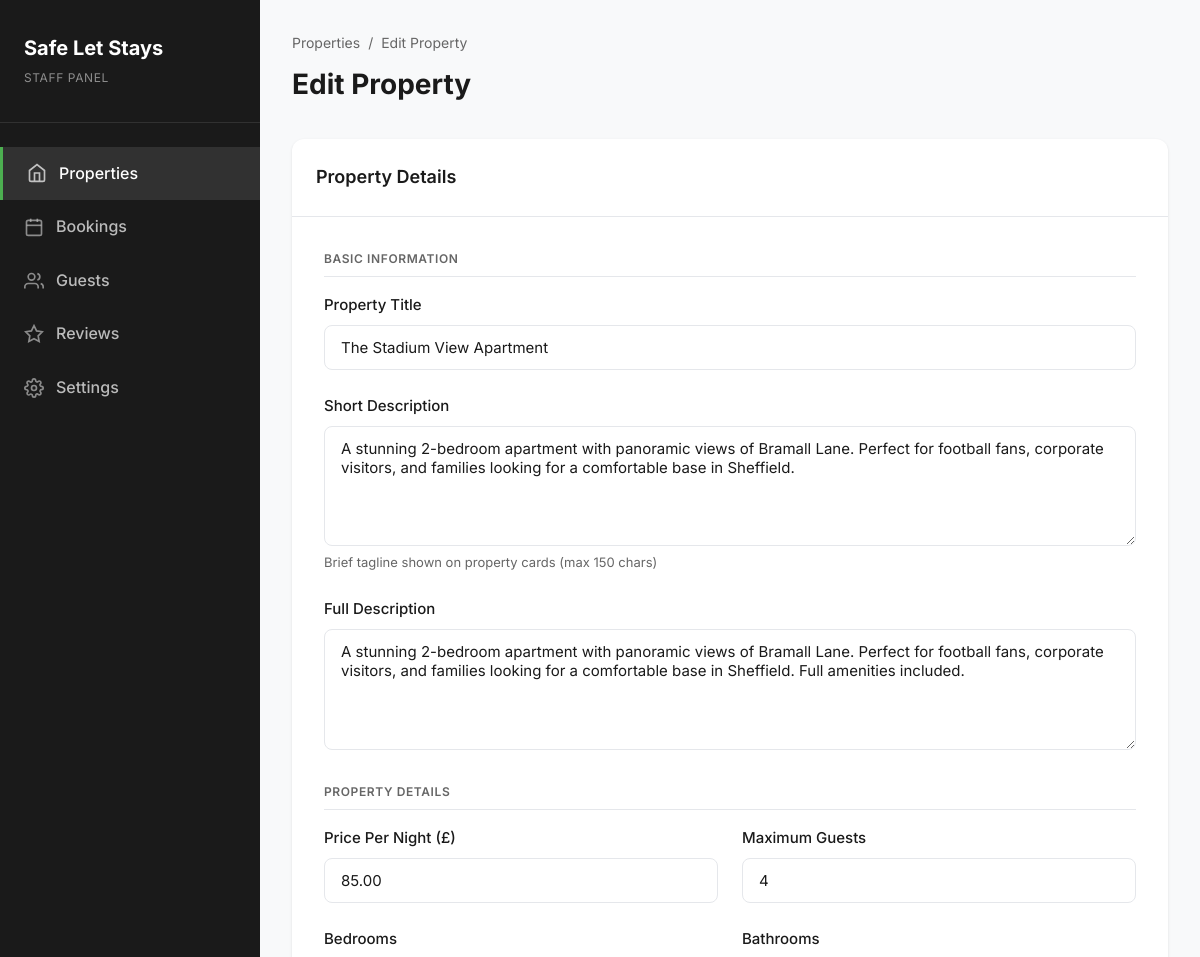
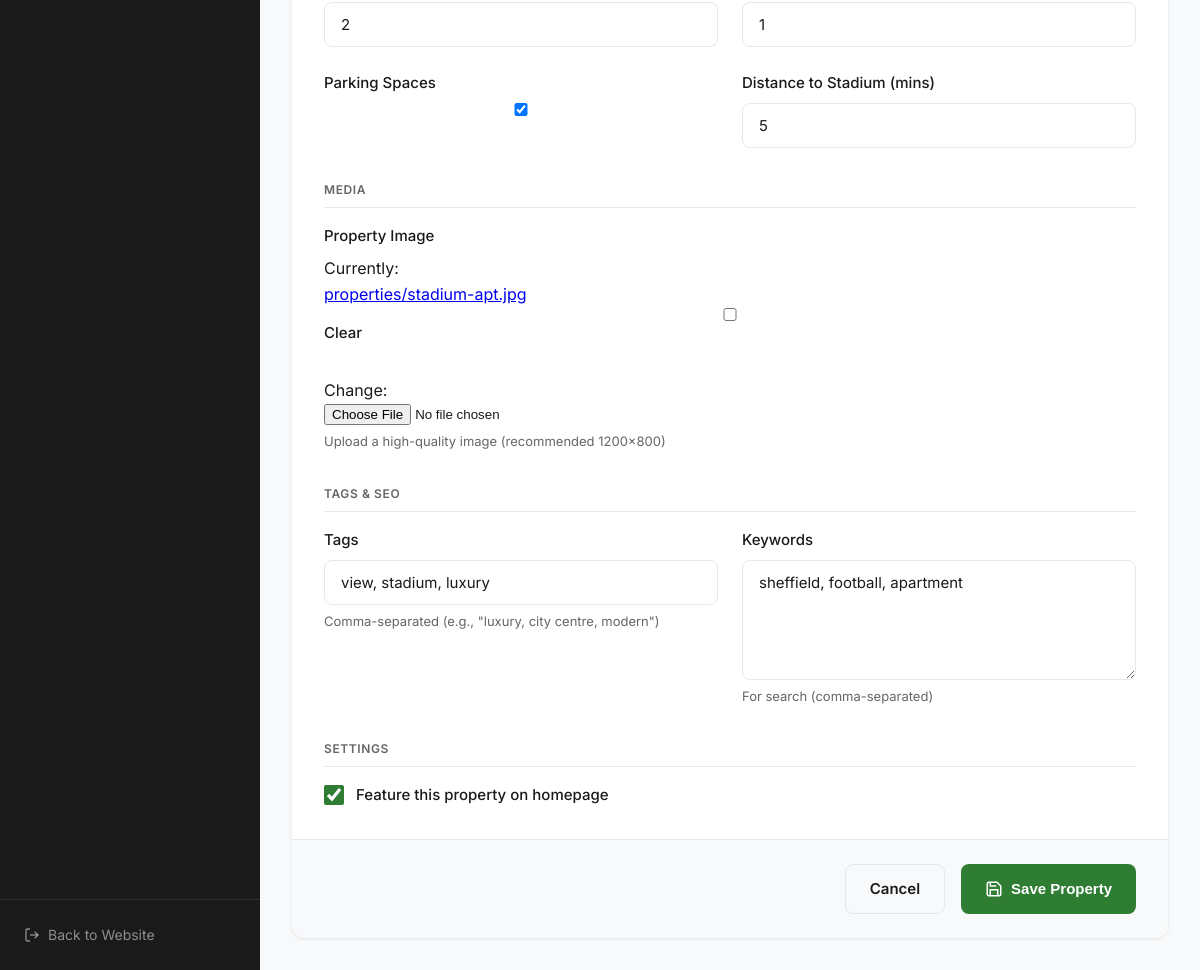
The app's page /staff/edit/1/ with its own data (2 pictures, top to bottom).
### yourapp/models.py (models this page shows, shortened)
class Property(models.Model):
    title = models.CharField(max_length=200)
    slug = models.SlugField(unique=True, blank=True)
    short_description = models.TextField(help_text="Displayed on cards")
    description = models.TextField(help_text="Full description for the property page")
    image = models.ImageField(upload_to='properties/', blank=True, null=True)
    price_from = models.DecimalField(max_digits=10, decimal_places=2)
    beds = models.IntegerField()
    baths = models.IntegerField()
    capacity = models.IntegerField(help_text="Maximum number of guests")
    parking = models.BooleanField(default=False)
    distance_to_stadium_mins = models.IntegerField(help_text="Minutes to stadium", default=0)
    tags = models.CharField(max_length=500, blank=True, help_text="Comma separated tags")
    keywords = models.TextField(blank=True, help_text="Keywords for search optimization")
    is_featured = models.BooleanField(default=False)
    created_at = models.DateTimeField(auto_now_add=True)
    updated_at = models.DateTimeField(auto_now=True)
    class Meta:
        verbose_name_plural = "Properties"

### yourapp/views.py (the view)
# urls.py: path('staff/edit/<int:pk>/', views.edit_property_view, name='edit_property'),
def edit_property_view(request, pk):
    property_obj = get_object_or_404(Property, pk=pk)
    if request.method == 'POST':
        form = PropertyForm(request.POST, request.FILES, instance=property_obj)
        if form.is_valid():
            form.save()
            return redirect('staff_panel')
    else:
        form = PropertyForm(instance=property_obj)
    return render(request, 'staff/property_form.html', {'form': form, 'title': 'Edit Property'})

### yourapp/forms.py
class PropertyForm(forms.ModelForm):
    class Meta:
        model = Property
        fields = [
            'title', 'short_description', 'description', 'image',
            'price_from', 'beds', 'baths', 'capacity', 'parking',
            'distance_to_stadium_mins', 'tags', 'keywords', 'is_featured'
        ]
        widgets = {
            'title': forms.TextInput(attrs={'class': 'form-control'}),
            'short_description': forms.Textarea(attrs={'class': 'form-control', 'rows': 3}),
            'description': forms.Textarea(attrs={'class': 'form-control', 'rows': 5}),
            'price_from': forms.NumberInput(attrs={'class': 'form-control'}),
            'beds': forms.NumberInput(attrs={'class': 'form-control'}),
            'baths': forms.NumberInput(attrs={'class': 'form-control'}),
            'capacity': forms.NumberInput(attrs={'class': 'form-control'}),
            'distance_to_stadium_mins': forms.NumberInput(attrs={'class': 'form-control'}),
            'tags': forms.TextInput(attrs={'class': 'form-control', 'placeholder': 'e.g. wifi, city-centre, luxury'}),
            'keywords': forms.Textarea(attrs={'class': 'form-control', 'rows': 2}),
        }

### templates/staff/property_form.html (shortened to what this page needs)
{% load static %}
<!DOCTYPE html>
<html lang="en">
<head>
</head>
<body>
    <aside class="sidebar">
        <div class="sidebar__logo">
            <h2>Safe Let Stays</h2>
            <span>Staff Panel</span>
        </div>
        <ul class="sidebar__nav">
            <li>
                <a href="{% url 'staff_panel' %}" class="active">
                    <svg viewBox="0 0 24 24" fill="none" stroke="currentColor" stroke-width="2"><path d="M3 9l9-7 9 7v11a2 2 0 0 1-2 2H5a2 2 0 0 1-2-2z"/><polyline points="9 22 9 12 15 12 15 22"/></svg>
                    <span>Properties</span>
                </a>
            </li>
            <li>
                <a href="#">
                    <svg viewBox="0 0 24 24" fill="none" stroke="currentColor" stroke-width="2"><rect x="3" y="4" width="18" height="18" rx="2" ry="2"/><line x1="16" y1="2" x2="16" y2="6"/><line x1="8" y1="2" x2="8" y2="6"/><line x1="3" y1="10" x2="21" y2="10"/></svg>
                    <span>Bookings</span>
                </a>
            </li>
            <li>
                <a href="#">
                    <svg viewBox="0 0 24 24" fill="none" stroke="currentColor" stroke-width="2"><path d="M17 21v-2a4 4 0 0 0-4-4H5a4 4 0 0 0-4 4v2"/><circle cx="9" cy="7" r="4"/><path d="M23 21v-2a4 4 0 0 0-3-3.87"/><path d="M16 3.13a4 4 0 0 1 0 7.75"/></svg>
                    <span>Guests</span>
                </a>
            </li>
            <li>
                <a href="#">
                    <svg viewBox="0 0 24 24" fill="none" stroke="currentColor" stroke-width="2"><polygon points="12 2 15.09 8.26 22 9.27 17 14.14 18.18 21.02 12 17.77 5.82 21.02 7 14.14 2 9.27 8.91 8.26 12 2"/></svg>
                    <span>Reviews</span>
                </a>
            </li>
            <li>
                <a href="#">
                    <span>Settings</span>
                </a>
            </li>
        </ul>
        <div class="sidebar__footer">
            <a href="/">
                <svg width="16" height="16" viewBox="0 0 24 24" fill="none" stroke="currentColor" stroke-width="2"><path d="M9 21H5a2 2 0 0 1-2-2V5a2 2 0 0 1 2-2h4"/><polyline points="16 17 21 12 16 7"/><line x1="21" y1="12" x2="9" y2="12"/></svg>
                <span>Back to Website</span>
            </a>
        </div>
    </aside>
    <main class="main-content">
        <div class="page-header">
            <div>
                <div class="breadcrumb">
                    <a href="{% url 'staff_panel' %}">Properties</a>
                    <span>/</span>
                    <span>{{ title }}</span>
                </div>
                <h1>{{ title }}</h1>
            </div>
        </div>
        <div class="form-card">
            <div class="form-card__header">
                <h2>Property Details</h2>
            </div>
            <form method="post" enctype="multipart/form-data">
                <div class="form-card__body">
                    <div class="form-section">
                        <div class="form-section__title">Basic Information</div>
                        <div class="form-grid">
                            <div class="form-group form-grid--full">
                                <label for="{{ form.title.id_for_label }}">Property Title</label>
                                {{ form.title }}
                            </div>
                            <div class="form-group form-grid--full">
                                <label for="{{ form.short_description.id_for_label }}">Short Description</label>
                                {{ form.short_description }}
                                <div class="help-text">Brief tagline shown on property cards (max 150 chars)</div>
                            </div>
                            <div class="form-group form-grid--full">
                                <label for="{{ form.description.id_for_label }}">Full Description</label>
                                {{ form.description }}
                            </div>
                        </div>
                    </div>
                    <div class="form-section">
                        <div class="form-section__title">Property Details</div>
                        <div class="form-grid">
                            <div class="form-group">
                                <label for="{{ form.price_from.id_for_label }}">Price Per Night (£)</label>
                                {{ form.price_from }}
                            </div>
                            <div class="form-group">
                                <label for="{{ form.capacity.id_for_label }}">Maximum Guests</label>
                                {{ form.capacity }}
                            </div>
                            <div class="form-group">
                                <label for="{{ form.beds.id_for_label }}">Bedrooms</label>
                                {{ form.beds }}
                            </div>
                            <div class="form-group">
                                <label for="{{ form.baths.id_for_label }}">Bathrooms</label>
                                {{ form.baths }}
                            </div>
                            <div class="form-group">
                                <label for="{{ form.parking.id_for_label }}">Parking Spaces</label>
                                {{ form.parking }}
                            </div>
                            <div class="form-group">
                                <label for="{{ form.distance_to_stadium_mins.id_for_label }}">Distance to Stadium (mins)</label>
                                {{ form.distance_to_stadium_mins }}
                            </div>
                        </div>
                    </div>
                    <div class="form-section">
                        <div class="form-section__title">Media</div>
                        <div class="form-grid">
                            <div class="form-group form-grid--full">
                                <label for="{{ form.image.id_for_label }}">Property Image</label>
                                {{ form.image }}
                                <div class="help-text">Upload a high-quality image (recommended 1200x800)</div>
                            </div>
                        </div>
                    </div>
                    <div class="form-section">
                        <div class="form-section__title">Tags & SEO</div>
                        <div class="form-grid">
                            <div class="form-group">
                                <label for="{{ form.tags.id_for_label }}">Tags</label>
                                {{ form.tags }}
                                <div class="help-text">Comma-separated (e.g., "luxury, city centre, modern")</div>
                            </div>
                            <div class="form-group">
                                <label for="{{ form.keywords.id_for_label }}">Keywords</label>
                                {{ form.keywords }}
                                <div class="help-text">For search (comma-separated)</div>
                            </div>
                        </div>
                    </div>
                    <div class="form-section" style="margin-bottom: 0;">
                        <div class="form-section__title">Settings</div>
                        <div class="form-group form-group--checkbox">
                            {{ form.is_featured }}
                            <label for="{{ form.is_featured.id_for_label }}">Feature this property on homepage</label>
                        </div>
                    </div>
                </div>
                <div class="form-card__footer">
                    <a href="{% url 'staff_panel' %}" class="btn btn--outline">Cancel</a>
                    <button type="submit" class="btn btn--primary">
                        <svg width="18" height="18" viewBox="0 0 24 24" fill="none" stroke="currentColor" stroke-width="2"><path d="M19 21H5a2 2 0 0 1-2-2V5a2 2 0 0 1 2-2h11l5 5v11a2 2 0 0 1-2 2z"/><polyline points="17 21 17 13 7 13 7 21"/><polyline points="7 3 7 8 15 8"/></svg>
                        Save Property
                    </button>
                </div>
            </form>
        </div>
    </main>
</body>
</html>

### templates/staff/property_form.html (style rules this page uses)
:root { --primary: #2E7D32; --primary-dark: #1B5E20; --primary-light: #4CAF50; --danger: #dc3545; --text-main: #1a1a1a; --text-light: #666; --bg-light: #f8f9fa; --border: #e5e7eb; --white: #ffffff; }
* { box-sizing: border-box; margin: 0; padding: 0; }
body { font-family: 'Inter', -apple-system, BlinkMacSystemFont, sans-serif; background: var(--bg-light); color: var(--text-main); line-height: 1.6; min-height: 100vh; }
.sidebar { position: fixed; left: 0; top: 0; bottom: 0; width: 260px; background: var(--text-main); color: var(--white); padding: 2rem 0; overflow-y: auto; }
.sidebar__logo { padding: 0 1.5rem 2rem; border-bottom: 1px solid rgba(255,255,255,0.1); margin-bottom: 1.5rem; }
.sidebar__logo h2 { font-size: 1.25rem; font-weight: 700; color: var(--white); }
.sidebar__logo span { font-size: 0.75rem; color: rgba(255,255,255,0.5); text-transform: uppercase; letter-spacing: 0.05em; }
.sidebar__nav { list-style: none; }
.sidebar__nav li a { display: flex; align-items: center; gap: 0.75rem; padding: 0.875rem 1.5rem; color: rgba(255,255,255,0.7); text-decoration: none; font-weight: 500; transition: all 0.2s; }
.sidebar__nav li a:hover, .sidebar__nav li a.active { background: rgba(255,255,255,0.1); color: var(--white); }
.sidebar__nav li a.active { border-left: 3px solid var(--primary-light); }
.sidebar__nav li a svg { width: 20px; height: 20px; opacity: 0.7; }
.sidebar__footer { position: absolute; bottom: 0; left: 0; right: 0; padding: 1.5rem; border-top: 1px solid rgba(255,255,255,0.1); }
.sidebar__footer a { display: flex; align-items: center; gap: 0.5rem; color: rgba(255,255,255,0.5); text-decoration: none; font-size: 0.875rem; }
.main-content { margin-left: 260px; padding: 2rem; min-height: 100vh; }
.page-header { display: flex; justify-content: space-between; align-items: center; margin-bottom: 2rem; }
.page-header h1 { font-size: 1.75rem; font-weight: 700; color: var(--text-main); }
.breadcrumb { display: flex; align-items: center; gap: 0.5rem; margin-bottom: 0.5rem; font-size: 0.875rem; }
.breadcrumb a { color: var(--text-light); text-decoration: none; }
.breadcrumb span { color: var(--text-light); }
.btn { display: inline-flex; align-items: center; gap: 0.5rem; padding: 0.75rem 1.5rem; border-radius: 8px; font-weight: 600; font-size: 0.9375rem; text-decoration: none; cursor: pointer; border: none; transition: all 0.2s; }
.btn--primary { background: var(--primary); color: var(--white); }
.btn--outline { background: transparent; border: 1px solid var(--border); color: var(--text-main); }
.form-card { background: var(--white); border-radius: 12px; box-shadow: 0 1px 3px rgba(0,0,0,0.1); overflow: hidden; max-width: 900px; }
.form-card__header { padding: 1.5rem; border-bottom: 1px solid var(--border); }
.form-card__header h2 { font-size: 1.125rem; font-weight: 600; }
.form-card__body { padding: 2rem; }
.form-card__footer { padding: 1.5rem 2rem; background: var(--bg-light); border-top: 1px solid var(--border); display: flex; justify-content: flex-end; gap: 1rem; }
.form-grid { display: grid; grid-template-columns: repeat(2, 1fr); gap: 1.5rem; }
.form-grid--full { grid-column: 1 / -1; }
.form-group { display: flex; flex-direction: column; }
.form-group label { font-weight: 500; color: var(--text-main); margin-bottom: 0.5rem; font-size: 0.9375rem; }
.form-control { width: 100%; padding: 0.75rem 1rem; border: 1px solid var(--border); border-radius: 8px; font-family: inherit; font-size: 0.9375rem; color: var(--text-main); transition: border-color 0.2s, box-shadow 0.2s; }
textarea.form-control { min-height: 120px; resize: vertical; }
.form-group--checkbox { flex-direction: row; align-items: center; gap: 0.75rem; }
.form-group--checkbox input[type="checkbox"] { width: 20px; height: 20px; accent-color: var(--primary); cursor: pointer; }
.form-group--checkbox label { margin-bottom: 0; cursor: pointer; }
.help-text { font-size: 0.8125rem; color: var(--text-light); margin-top: 0.375rem; }
.form-section { margin-bottom: 2rem; }
.form-section__title { font-size: 0.75rem; font-weight: 600; text-transform: uppercase; letter-spacing: 0.05em; color: var(--text-light); margin-bottom: 1rem; padding-bottom: 0.5rem; border-bottom: 1px solid var(--border); }

### records on screen
Property: title "The Stadium View Apartment", short_description "A stunning 2-bedroom apartment with panoramic views of Bramall Lane. Perfect for football fans, corporate visitors, and families looking for a comfortable base in Sheffield.", description "A stunning 2-bedroom apartment with panoramic views of Bramall Lane. Perfect for football fans, corporate visitors, and families looking for a comfortable base in Sheffield. Full amenities included.", price_from "85.00", capacity "4", beds "2", baths "1", parking "☑", distance_to_stadium_mins "5", tags "view, stadium, luxury", keywords "sheffield, football, apartment", is_featured "☑"

### other values on screen
{{ title }} "Edit Property"
